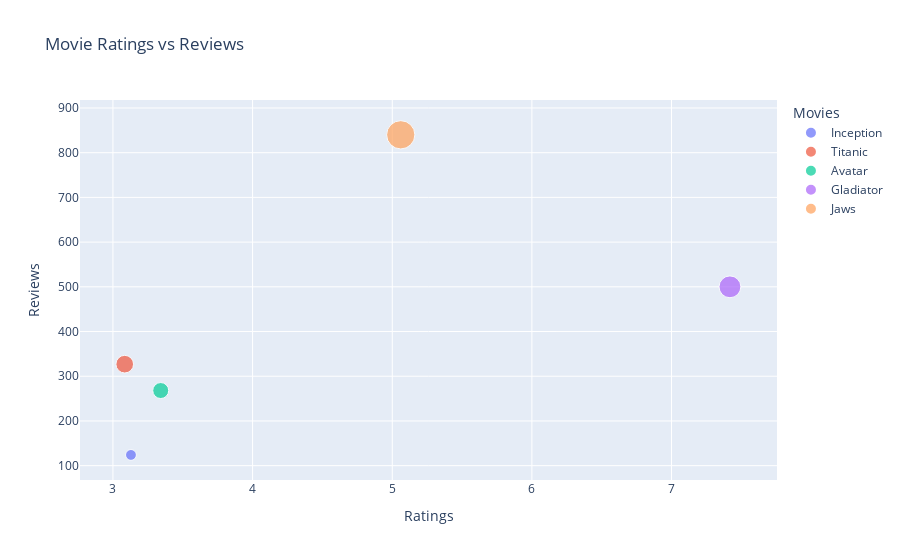

Notebook source saved alongside this figure:
### Markdown cell above
## 5-Movie Ratings Visualization

### Code cell
import plotly.express as px
import pandas as pd
import random

# Data
movies = ["Inception", "Titanic", "Avatar", "Gladiator", "Jaws"]
ratings = [random.uniform(1, 10) for _ in range(5)]
reviews = [random.randint(100, 1000) for _ in range(5)]

# Create a DataFrame
df = pd.DataFrame({"Movies": movies, "Ratings": ratings, "Reviews": reviews})

# Interactive scatter plot
fig = px.scatter(df, x="Ratings", y="Reviews", title="Movie Ratings vs Reviews", color="Movies", size="Reviews")
fig.show()

### Figure 1 — Plotly figure (JSON) as saved in the notebook; plotly's stock layout.template omitted (floating-point values rounded to 4 significant figures)
{"data": [{"hovertemplate": "Movies=Inception<br>Ratings=%{x}<br>Reviews=%{marker.size}<extra></extra>", "legendgroup": "Inception", "marker": {"color": "#636efa", "size": [124], "sizemode": "area", "sizeref": 2.1, "symbol": "circle"}, "mode": "markers", "name": "Inception", "orientation": "v", "showlegend": true, "type": "scatter", "visible": true, "x": [3.129], "xaxis": "x", "y": [124], "yaxis": "y"}, {"hovertemplate": "Movies=Titanic<br>Ratings=%{x}<br>Reviews=%{marker.size}<extra></extra>", "legendgroup": "Titanic", "marker": {"color": "#EF553B", "size": [327], "sizemode": "area", "sizeref": 2.1, "symbol": "circle"}, "mode": "markers", "name": "Titanic", "orientation": "v", "showlegend": true, "type": "scatter", "visible": true, "x": [3.084], "xaxis": "x", "y": [327], "yaxis": "y"}, {"hovertemplate": "Movies=Avatar<br>Ratings=%{x}<br>Reviews=%{marker.size}<extra></extra>", "legendgroup": "Avatar", "marker": {"color": "#00cc96", "size": [268], "sizemode": "area", "sizeref": 2.1, "symbol": "circle"}, "mode": "markers", "name": "Avatar", "orientation": "v", "showlegend": true, "type": "scatter", "visible": true, "x": [3.342], "xaxis": "x", "y": [268], "yaxis": "y"}, {"hovertemplate": "Movies=Gladiator<br>Ratings=%{x}<br>Reviews=%{marker.size}<extra></extra>", "legendgroup": "Gladiator", "marker": {"color": "#ab63fa", "size": [500], "sizemode": "area", "sizeref": 2.1, "symbol": "circle"}, "mode": "markers", "name": "Gladiator", "orientation": "v", "showlegend": true, "type": "scatter", "visible": true, "x": [7.418], "xaxis": "x", "y": [500], "yaxis": "y"}, {"hovertemplate": "Movies=Jaws<br>Ratings=%{x}<br>Reviews=%{marker.size}<extra></extra>", "legendgroup": "Jaws", "marker": {"color": "#FFA15A", "size": [840], "sizemode": "area", "sizeref": 2.1, "symbol": "circle"}, "mode": "markers", "name": "Jaws", "orientation": "v", "showlegend": true, "type": "scatter", "visible": true, "x": [5.061], "xaxis": "x", "y": [840], "yaxis": "y"}], "layout": {"autosize": true, "legend": {"itemsizing": "constant", "title": {"text": "Movies"}, "tracegroupgap": 0}, "title": {"text": "Movie Ratings vs Reviews"}, "xaxis": {"anchor": "y", "autorange": true, "domain": [0, 1], "range": [2.782, 7.734], "showspikes": false, "title": {"text": "Ratings"}, "type": "linear"}, "yaxis": {"anchor": "x", "autorange": true, "domain": [0, 1], "range": [46.97, 966.8], "showspikes": false, "title": {"text": "Reviews"}, "type": "linear"}}}
